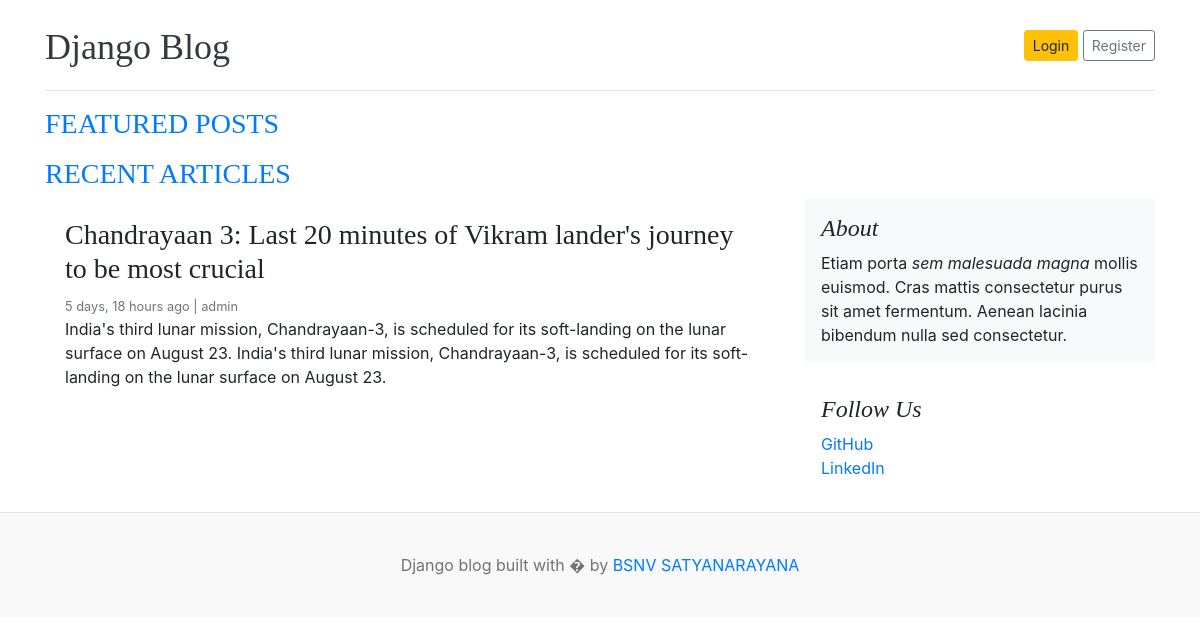
The app's page /category/2/ with its own data.
### blog/models.py (models this page shows, shortened)
class blog(models.Model):
    title=models.CharField(max_length=100)
    slug=models.SlugField(max_length=100,unique=True,blank=True)
    category=models.ForeignKey(category,on_delete=models.CASCADE)
    author=models.ForeignKey(User,on_delete=models.CASCADE)
    featured_image=models.ImageField(upload_to='upload/%y/%M/%d')
    short_description=models.TextField(max_length=2000)
    blog_body=models.TextField(max_length=5000)
    status=models.IntegerField(choices=STATUS_CHOICES,default=0)
    is_featured=models.BooleanField(default=False)
    created_at=models.DateTimeField(auto_now_add=True)
    updated_at=models.DateTimeField(auto_now=True)

### blog/views.py (the view)
# urls.py: path('<int:category_id>/',views.posts_by_category,name='posts_by_category')
def posts_by_category(request,category_id):
    posts=blog.objects.filter(status='1',category=category_id)
    context={
       'posts':posts
    }
    return render(request,'posts_by_category.html',context)

### templates/posts_by_category.html (shortened to what this page needs)
{% load static %}
<!DOCTYPE html>
<html lang="en">
<head>
    <link href="https://getbootstrap.com/docs/4.0/dist/css/bootstrap.min.css" rel="stylesheet">
    <link href="css/blog.css" rel="stylesheet">
  </head>
<body>
    <div class="container">
      <header class="blog-header py-3">
        <div class="row flex-nowrap justify-content-between align-items-center">
          <div class="col-8 pt-1">
            <a class="blog-header-logo text-dark" href="/">Django Blog</a>
          </div>
          <div class="col-4 d-flex justify-content-end align-items-center">
            <a class="btn btn-sm btn-warning" href="#">Login</a> &nbsp;
            <a class="btn btn-sm btn-outline-secondary" href="#">Register</a>
          </div>
        </div>
      </header>
      <div class="nav-scroller py-1 mb-2">
      </div>
<h3 class="text-uppercase text-primary" style="letter: spacing 2px;">Featured posts</h3>
  <h3 class="text-uppercase text-primary" style="letter: spacing 2px;">Recent Articles</h3>
  <main role="main" class="container p-0">
    <div class="row">
      <div class="col-md-8 blog-main">
        {% for post in posts %}
        <div class="card border-0" >
          <div class="card-body">
            <h3>{{post.title}}</h3>
            <small class="mb-1 text-muted">{{post.created_at | timesince}} ago | {{post.author}}</small>
            <p class="card-text">{{post.short_description}}</p>
          </div>
        </div>
        {% endfor %}
      </div>
      <aside class="col-md-4 blog-sidebar">
        <div class="p-3 mb-3 bg-light rounded">
          <h4 class="font-italic">About</h4>
          <p class="mb-0">Etiam porta <em>sem malesuada magna</em> mollis euismod. Cras mattis consectetur purus sit amet fermentum. Aenean lacinia bibendum nulla sed consectetur.</p>
        </div>
        <div class="p-3">
          <h4 class="font-italic">Follow Us</h4>
          <ol class="list-unstyled">
            <li><a href="#">GitHub</a></li>
            <li><a href="#">LinkedIn</a></li>
          </ol>
        </div>
      </aside>
    </div>
  </main>
</div>
<footer class="blog-footer">
  <p>Django blog built with � by <a href="#">BSNV SATYANARAYANA</a></p>
</footer>
</body>
</html>

### project1/static/css/blog.css (style rules this page uses)
.blog-header { border-bottom: 1px solid #e5e5e5; }
.blog-header-logo { font-family: "Playfair Display", Georgia, "Times New Roman", serif; font-size: 2.25rem; }
h1, h2, h3, h4, h5, h6 { font-family: "Playfair Display", Georgia, "Times New Roman", serif; }
.blog-footer { padding: 2.5rem 0; color: #727272; text-align: center; background-color: #f9f9f9; border-top: .05rem solid #e5e5e5; }
.blog-footer p:last-child { margin-bottom: 0; }

### records on screen
blog: title "Chandrayaan 3: Last 20 minutes of Vikram lander's journey to be most crucial", created_at "5 days, 18 hours", author "admin", short_description "India's third lunar mission, Chandrayaan-3, is scheduled for its soft-landing on the lunar surface on August 23. India's third lunar mission, Chandrayaan-3, is scheduled for its soft-landing on the lunar surface on August 23."
